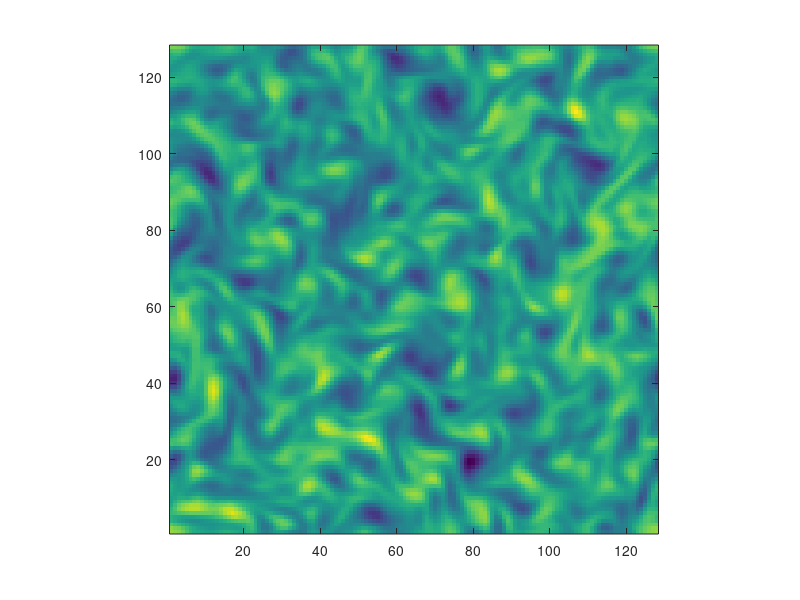

Write the MATLAB code that produced this figure.
% Time step the 2d vorticity equation on a doubly-periodic
% domain using a pseudospectral method


% Parameters
nu = 8e-5;          % Viscosity
Lx = 2*pi;          % Domain size
nx = 128;           % Resolution
dt = 1e-2;          % Time step
nsteps = 5000;      % Number of time steps


% Construct square physical and wavenumber grid
dx = Lx/nx;
x = 0:dx:Lx-dx;
k = 2*pi/Lx * [ 0:nx/2, -nx/2+1:-1 ];

y=x; ny=nx; Ly=Lx; dy=dx; l=k;    % Square domain

[X, Y] = meshgrid(x, y);
[K, L] = meshgrid(k, l);

Ksq = K.^2 + L.^2;         % Square wavenumber
invKsq = 1./Ksq;           % Inverse square wavenumber
invKsq(1, 1) = 0;          % for vorticity inversion


% Initial condition
t = 0.0;
q = rand(nx, nx);
qh = fft2(q);


% Step forward
fig = figure(1);
t1 = tic;
for step = 1:nsteps

    % Quick plot
    if mod(step, 100) == 0 & step > 1
        disp([ ...
            'step = '      num2str(step,    '%04d'),   ', ', ...
            't = '         num2str(t,       '%06.1f'), ' s, ', ...
            'wall time = ' num2str(toc(t1), '%0.3f')]), t1=tic;

        clf, imagesc(q), axis xy, axis square, pause(0.01)
    end


    % Calculate right hand side
    psih = -qh .* invKsq;

    q =  real(ifft2(qh));
    u = -real(ifft2(1i*L.*psih));
    v =  real(ifft2(1i*K.*psih));

    rhs = -1i*K.*fft2(u.*q) - 1i*L.*fft2(v.*q) - nu*Ksq.*qh;

    % Forward Euler timestep
    qh = qh + dt*rhs;
    t = t + dt;
end
